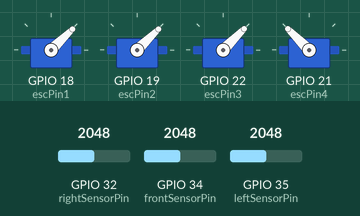
Bench run of a sketch on a simulated ESP32. Shown: 4 × servo. Inputs (shaded band) come from the test bench; at power-on: GPIO 34 (frontSensorPin) = 2048, GPIO 32 (rightSensorPin) = 2048, GPIO 35 (leftSensorPin) = 2048. What the sketch prints to the serial monitor is not drawn.

Above: at 3.2 s.
3.3 s: GPIO 34 (frontSensorPin) set to 611
4.8 s: GPIO 34 (frontSensorPin) set to 533
At 5.2 s:
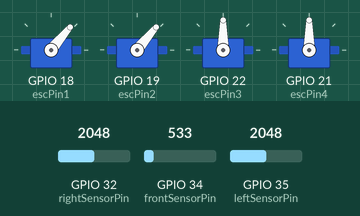
6.4 s: GPIO 32 (rightSensorPin) set to 2784
7.9 s: GPIO 32 (rightSensorPin) set to 2884
At 8.6 s:
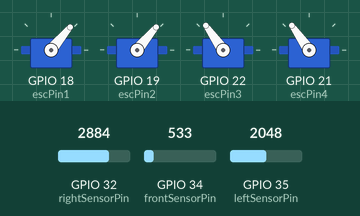
9.4 s: GPIO 35 (leftSensorPin) set to 2808
10.9 s: GPIO 35 (leftSensorPin) set to 2889
At 11.8 s:
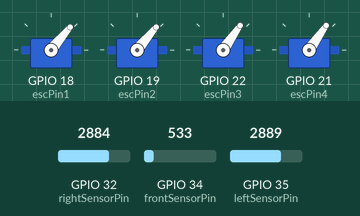
Timing chart, 0 to 13.4 s (numbered marks = the images above; inputs shaded):
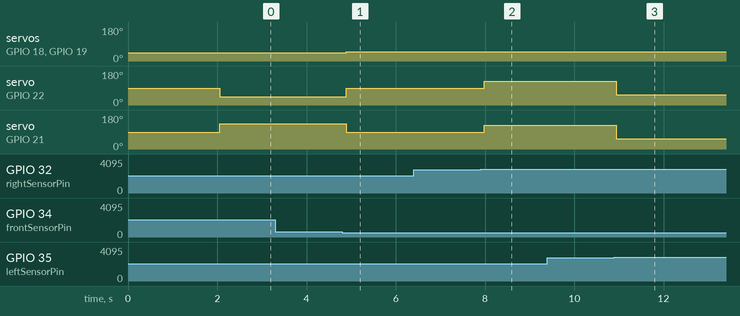

Measured:
- the behaviour switches between 572 and 571 on GPIO 34 (frontSensorPin) (found by bisection; images 0 and 1)
- the behaviour switches between 2839 and 2840 on GPIO 32 (rightSensorPin) (found by bisection; images 1 and 2)
- the behaviour switches between 2839 and 2840 on GPIO 35 (leftSensorPin) (found by bisection; images 2 and 3)
- after the input at 3.3 s, every drawn part: stays the same
- after the input at 4.8 s, servo on GPIO 18 (escPin1), servo on GPIO 19 (escPin2): 44° → 50° after 0.09 s; servo on GPIO 22 (escPin3): 45° → 90° after 0.09 s; servo on GPIO 21 (escPin4): 135° → 90° after 0.09 s
- after the input at 6.4 s, every drawn part: stays the same
- after the input at 7.9 s, servo on GPIO 22 (escPin3), servo on GPIO 21 (escPin4): 90° → 125° after 0.09 s
- after the input at 9.4 s, every drawn part: stays the same
- after the input at 10.9 s, servo on GPIO 22 (escPin3), servo on GPIO 21 (escPin4): 125° → 55° at once

The sketch:

Code_Project.ino
```cpp
#include <ESP32Servo.h>
#include "ESC.h"

int escPin1 = 18; // PWM pin for ESC 1 (BLDC 1)
int escPin2 = 19; // PWM pin for ESC 2 (BLDC 2)
int escPin3 = 22; // PWM pin for SG90 servo 1
int escPin4 = 21; // PWM pin for SG90 servo 2

// ตัวแปรสำหรับเซ็นเซอร์
int frontSensorPin = 34; // IR sensor for the front
int leftSensorPin = 35;  // IR sensor for the left
int rightSensorPin = 32; // IR sensor for the right

// ประกาศตัวแปรสำหรับการควบคุม BLDC และ SG90
Servo esc1;
Servo esc2;
Servo esc3;
Servo esc4;

int pwmTarget = 1060; //ตั้งความเร็วสูงสุด
int pwmIncrement = 0.03; // ตั้งค่าความเร่งเพื่อให้รถวิ่งด้วยความ smooth
unsigned long previousMillis = 0;

const unsigned long pwmInterval = 50;
const int frontThreshold = 99;        // กำหนด irfront ในระยะ 99 cm
const int leftSensorThreshold = 30;   // กำหนด irleft  ในระยะ 30 cm
const int rightSensorThreshold = 30;  // กำหนด irright ในระยะ 30 cm

#define SENSOR_HISTORY_SIZE 5  // ลดขนาด Sliding Window 5

int frontSensorHistory[SENSOR_HISTORY_SIZE] = {0};
int leftSensorHistory[SENSOR_HISTORY_SIZE] = {0};
int rightSensorHistory[SENSOR_HISTORY_SIZE] = {0};
int historyIndex = 0;
int frontSum = 0, leftSum = 0, rightSum = 0;

// ฟังก์ชันการกรองค่าของเซ็นเซอร์ด้วย Moving Average
int filterSensorRead(int pin, int* sensorHistory, int& sum) {
  int newValue = analogRead(pin);  // อ่านค่าจากเซ็นเซอร์

  // หักค่าที่จะถูกแทนที่ออกจากผลรวม
  sum -= sensorHistory[historyIndex];

  // อัปเดตค่าใหม่ในประวัติและเพิ่มเข้าผลรวม
  sensorHistory[historyIndex] = newValue;
  sum += newValue;

  // หมุนตำแหน่ง index
  historyIndex = (historyIndex + 1) % SENSOR_HISTORY_SIZE;

  // คำนวณค่าเฉลี่ย
  return sum / SENSOR_HISTORY_SIZE;
}

void setup() {
  // Attach ESCs และเซอร์โว
  esc1.attach(escPin1);
  esc2.attach(escPin2);
  esc3.attach(escPin3);
  esc4.attach(escPin4);

  esc1.writeMicroseconds(1000); // ตั้วค่า BLDC ให้หยุดด้วย 1000 (1000 = หยุด)
  esc2.writeMicroseconds(1000); // ตั้วค่า BLDC ให้หยุดด้วย 1000 (1000 = หยุด)
  esc3.write(90);  // ตั้งค่า sg90 ที่ 90 องศา
  esc4.write(90);  // ตั้งค่า sg90 ที่ 90 องศา
  pinMode(frontSensorPin, INPUT);
  pinMode(leftSensorPin, INPUT);
  pinMode(rightSensorPin, INPUT);

  // setCpufrequency(240);
  Serial.begin(115200);
  delay(2000);

  // สร้าง function ในหาค่า average
  for (int i = 0; i < SENSOR_HISTORY_SIZE; i++) {
    frontSensorHistory[i] = analogRead(frontSensorPin);  // อ่านค่าเซ็นเซอร์หน้า 5  ครั้งแรก
    leftSensorHistory[i] = analogRead(leftSensorPin);    // อ่านค่าเซ็นเซอร์ซ้าย 5  ครั้งแรก
    rightSensorHistory[i] = analogRead(rightSensorPin);  // อ่านค่าเซ็นเซอร์ขวา 5  ครั้งแรก
    frontSum += frontSensorHistory[i];
    leftSum += leftSensorHistory[i];
    rightSum += rightSensorHistory[i];
    delay(10);
  }
}

void loop() {
  unsigned long currentMillis = millis();

  // ใช้ฟังก์ชันกรองค่าแยกกันสำหรับแต่ละเซ็นเซอร์
  int frontDistance = filterSensorRead(frontSensorPin, frontSensorHistory, frontSum);
  int leftDistance = filterSensorRead(leftSensorPin, leftSensorHistory, leftSum);
  int rightDistance = filterSensorRead(rightSensorPin, rightSensorHistory, rightSum);
  Serial.print(frontDistance);
  Serial.print("  :  ");

  // ตั้งค่า map เพื่อแปลงค่า analog เป็นหน่วย cm
  int frontDistance_G = map(frontDistance,500, 4095, 100, 0);
  int leftDistance_G = map(leftDistance, 0, 4000, 100, 0);
  int rightDistance_G = map(rightDistance, 0, 4000, 100, 0);

  frontDistance_G = constrain(frontDistance_G, 0, 100);
  leftDistance_G = constrain(leftDistance_G, 0, 100);
  rightDistance_G = constrain(rightDistance_G, 0, 100);


  // Serial.print("     ");
  Serial.print("Front Distance: ");
  Serial.print(frontDistance_G);
  Serial.print(" cm   :   ");
  Serial.print("left Distance: ");
  Serial.print(leftDistance_G);
  Serial.print(" cm   :   ");
  Serial.print("right Distance: ");
  Serial.print(rightDistance_G);
  Serial.print(" cm                           ");

  if (frontDistance_G < frontThreshold) {
    // Stop if an object is detected in front
    esc1.writeMicroseconds(1000);
    esc2.writeMicroseconds(1000);
    esc3.write(45); // Center position 90
    esc4.write(135); // Center position 90
    Serial.println("Stopping - Obstacle ahead");
    // Serial.println("");
  } else if (leftDistance_G < leftSensorThreshold) {
    // Turn right if an obstacle is detected on the left
    esc3.write(55);   // SG90 servo 1: Turn to 65 degrees
    esc4.write(55);   // SG90 servo 2: Turn to 65 degrees
    Serial.println("Turning right - Obstacle on left");
    // Serial.println("");
  } else if (rightDistance_G < rightSensorThreshold) {
    // Turn left if an obstacle is detected on the right
    esc3.write(125);  // SG90 servo 1: Turn to 115 degrees
    esc4.write(125);  // SG90 servo 2: Turn to 115 degrees
    Serial.println("Turning left - Obstacle on right");
    // Serial.println("");
  } else {

    esc3.write(90);   // Center position 90
    esc4.write(90);   // Center position 90
    esc1.writeMicroseconds(pwmTarget);
    esc2.writeMicroseconds(pwmTarget);
    Serial.println("Moving straight");
  }

  // Small delay for stability
  delay(30);  // ลดเวลาหน่วงเพื่อเพิ่มความเร็ว
}
```
